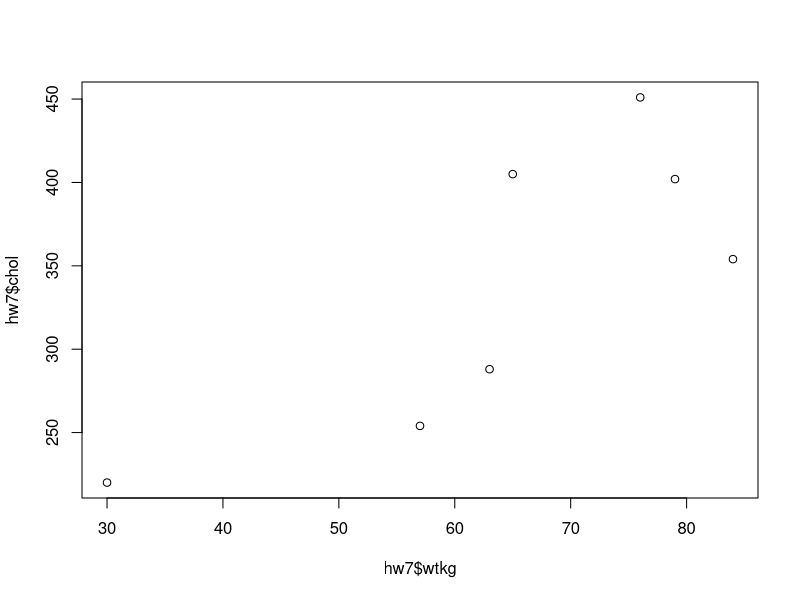
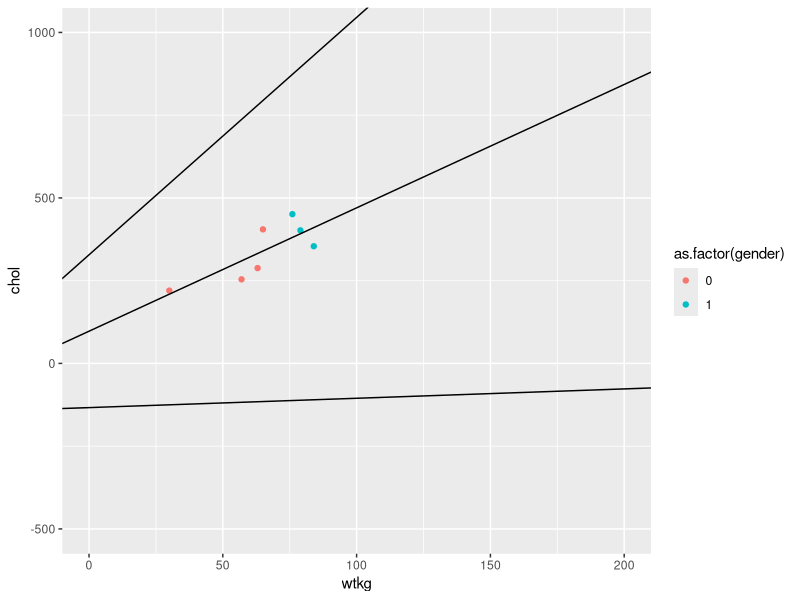

Source code (R) for these figures, in order:
# Data
hw7 <- data.frame(
  id = 1:7,
  gender = c(0,1,0,1,0,1,0),
  chol = c(254,402,288,354,220,451,405),
  wtkg = c(57,79,63,84,30,76,65),
  age = c(23,57,28,46,34,57,52)
)

# Question 2
# Part A

# Linear regression cholesterol and weight
fit <- lm(chol ~ wtkg, data = hw7)

# Info for table
sum <- summary(fit)
confint(fit)

# Part B
# y = b_0 + b_1(X) + e
# y = 97.395 + 3.727X

# Part C
# 97.395
# Average cholesterol if weight is zero kilograms (probably not interpretable)

# Part D
# [-133.3957971, 328.186461]
# we are 95% confident that cholesterol levels for persons with weight of zero
# kilograms is in the confidence interval [-133.3957971, 328.186461].

# Part E
# Fail to reject the hypothesis that the true intercept is 0, based on our 
# confidence interval [-133.3957971, 328.186461], which contains 0.

# Part F
# Estimated slope: 3.727
# For a unit increase in weight, for persons with weight between 30 and 84 kilograms,
# average cholesterol increases by 3.727 mg/100ml.

# Part G
# 95 % confidence interval: [0.2823573, 7.172412]
# Reject the hypthesis that the average slope is 0. Confidence interval does not contain zero.

# Part
library(tidyverse)
library(ggplot2)

plot(hw7$wtkg, hw7$chol, type = "p")

ggplot(data = hw7, mapping = aes(x = wtkg, y = chol, color = as.factor(gender))) +
  geom_point() +
  geom_abline(intercept = 97.395, slope = 3.727) +
  geom_abline(intercept = -133.43957971, slope = 0.2823573) +
  geom_abline(intercept = 328.186461, slope = 7.172412) +
  scale_x_continuous(limits = c(0, 200)) +
  scale_y_continuous(limits = c(-500, 1000))

predict(fit, hw7, interval = "predict", level = )



